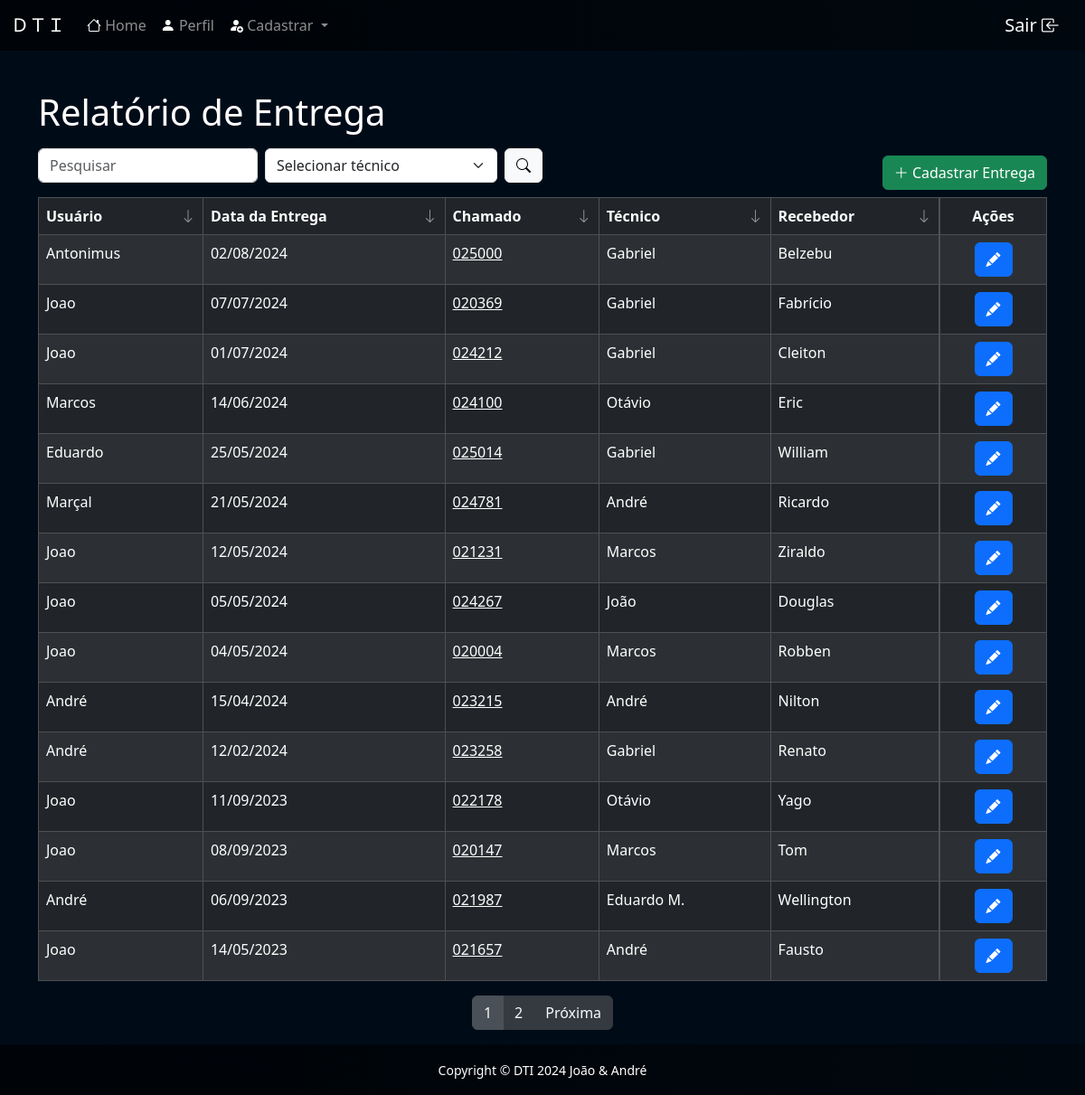
The app's page /home/relatorio.php (signed in), older data.
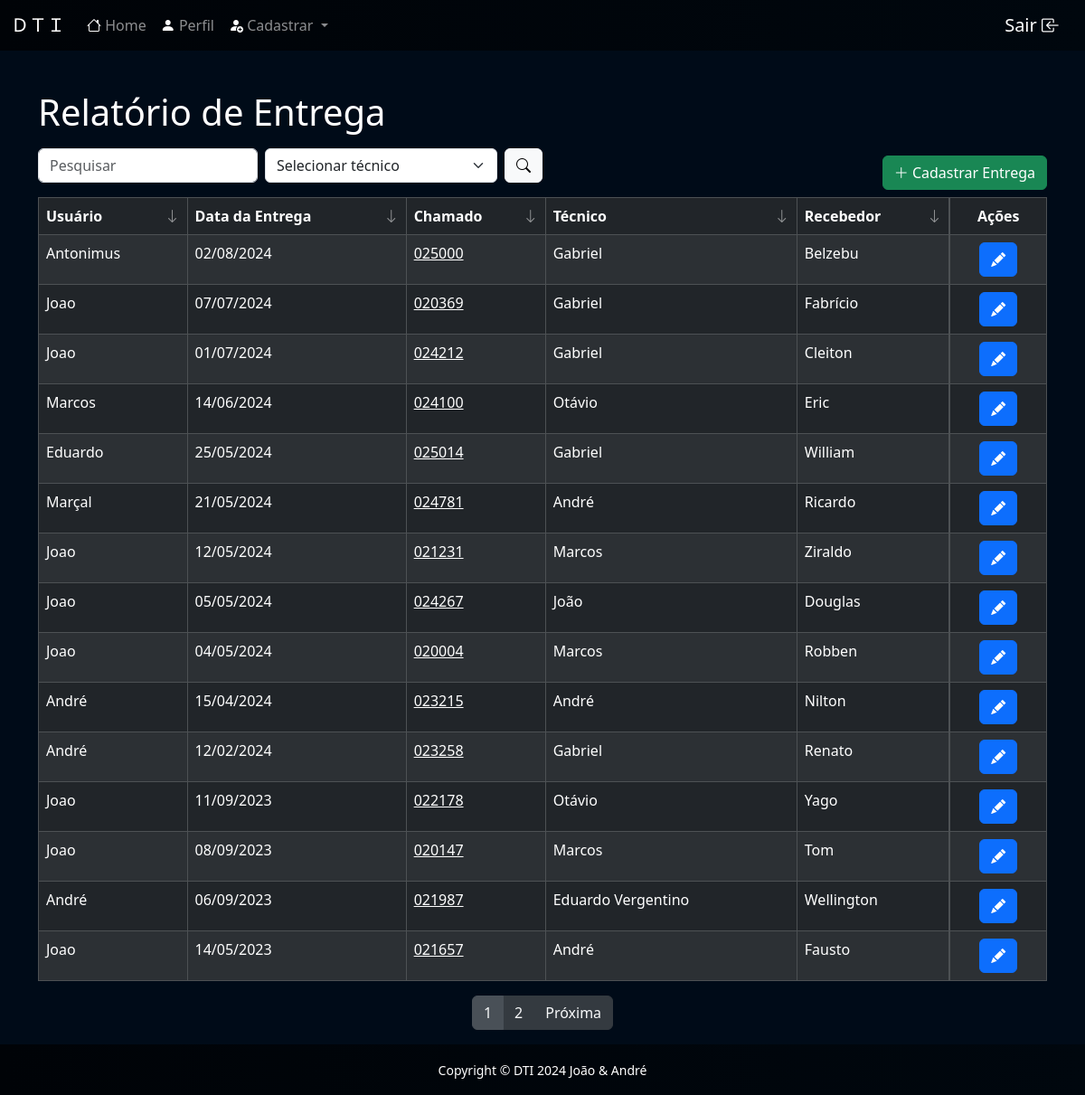
The same page, newer data.
### tables this page shows
CREATE TABLE `tabela` (
  `id` int(11) NOT NULL,
  `id_usuario` int(11) NOT NULL,
  `data` varchar(15) NOT NULL,
  `chamado` varchar(20) NOT NULL,
  `id_tecnico` int(11) NOT NULL,
  `recebedor` varchar(100) NOT NULL
);

CREATE TABLE `tecnico` (
  `id` int(11) NOT NULL,
  `nome` varchar(100) NOT NULL,
  `status` int(1) NOT NULL
);

CREATE TABLE `usuario` (
  `id` int(11) NOT NULL,
  `nome` varchar(100) NOT NULL,
  `senha` varchar(100) NOT NULL,
  `status` int(1) NOT NULL,
  `nivel` int(1) NOT NULL
);

### home/relatorio.php (the view, shortened to what the changed rows need)
<?php
    require_once('../conexao.php');
    $V_WHERE = "";
    $T_WHERE = "";
    $itens_por_pagina = 15;
    $pagina = isset($_GET['page']) ? $_GET['page'] : 1;
    $offset = ($pagina - 1) * $itens_por_pagina;
    $sort_col = isset($_GET['sort_col']) ? $_GET['sort_col'] : 1;
    $sort_order = isset($_GET['sort_order']) ? $_GET['sort_order'] : 'DESC';
    switch ($sort_col) {
        case 1:
            $sort_col = 'STR_TO_DATE(tabela.data, "%d/%m/%Y")';
            break;
    }
    $sql = "SELECT tabela.*, usuario.nome AS nome_usuario, tecnico.nome AS nome_tecnico
            FROM tabela
            INNER JOIN usuario ON tabela.id_usuario = usuario.id
            INNER JOIN tecnico ON tabela.id_tecnico = tecnico.id
            WHERE 1 = 1 " . $V_WHERE . $T_WHERE . "
            ORDER BY $sort_col $sort_order
            LIMIT $itens_por_pagina OFFSET $offset";
    $resultado = mysqli_query($conexao, $sql);
?>
<!DOCTYPE html>
<html lang="pt-br">
<head>
    <link href="https://cdn.jsdelivr.net/npm/bootstrap@5.3.3/dist/css/bootstrap.min.css" rel="stylesheet">
    <link rel="stylesheet" href="https://cdn.jsdelivr.net/npm/bootstrap-icons@1.11.3/font/bootstrap-icons.min.css">
</head>
<body>
    <?php require_once("../template/menu01.php") ?>
    <main class="container" style="margin-top: 100px;">
        <h1>Relatório de Entrega</h1>
        <table id="tabela" class="table table-dark table-striped table-bordered">
            <thead>
                <tr>
                    <th id="header0" onclick="sortTable(0)" class="sortable asc">Usuário <i class="bi bi-arrow-down sort-icon"></th>
                    <th id="header1" onclick="sortTable(1)" class="sortable">Data da Entrega <i class="bi bi-arrow-down sort-icon"></th>
                    <th id="header2" onclick="sortTable(2)" class="sortable">Chamado <i class="bi bi-arrow-down sort-icon"></th>
                    <th id="header3" onclick="sortTable(3)" class="sortable">Técnico <i class="bi bi-arrow-down sort-icon"></th>
                    <th id="header4" onclick="sortTable(4)" class="sortable">Recebedor <i class="bi bi-arrow-down sort-icon"></th>
                    <th class="d-flex justify-content-center">Ações</th>
                </tr>
            </thead>
            <tbody>
                <?php
                    while ($linha = mysqli_fetch_array($resultado)) {
                ?>
                <tr>
                    <td><?= $linha['nome_usuario'] ?></td>
                    <td><?= $linha['data'] ?></td>
                    <td><a href="http://sup.umuarama.pr.gov.br/scp/tickets.php?id=<?= $linha['chamado'] ?>" target="_blank"><?= $linha['chamado'] ?></a></td>
                    <td><?= $linha['nome_tecnico'] ?></td>
                    <td><?= $linha['recebedor'] ?></td>
                    <td class="d-flex justify-content-center gap-2">
                        <abbr title="Editar"><a class="btn btn-primary" href="../editar/edit-entrega.php?id=<?= $linha['id'] ?>"><i class="bi bi-pencil-fill"></i></a></abbr>
                    </td>
                </tr>
                <?php } ?>
            </tbody>
        </table>
    </main>
</body>
</html>

Row changes from the older to the newer data that the page shows:
changed through a linked row, tabela "Wellington": id_tecnico.nome "Eduardo M." → "Eduardo Vergentino"
